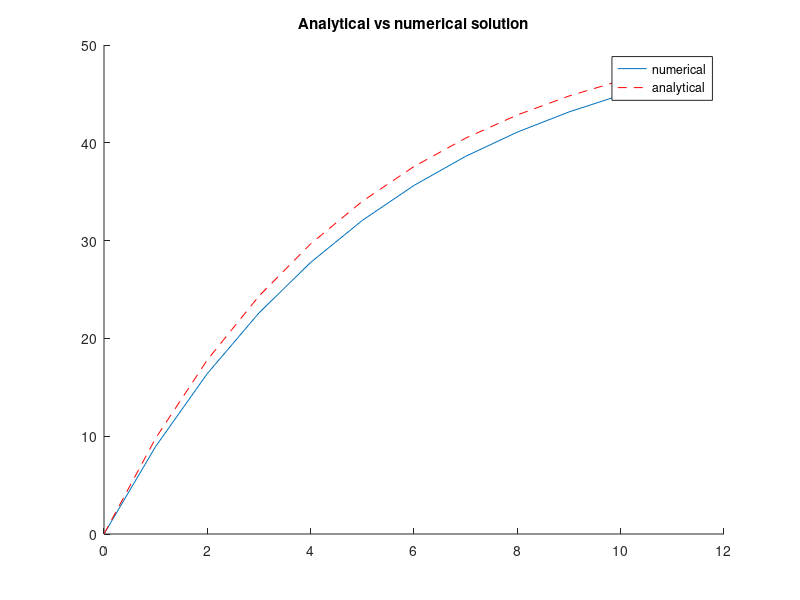

MATLAB code to generate this figure:
clear all
close all
clc
%Analytical solution
m=68.1;
c=12.5;
g=9.8;
ta=0:1:11;
va=(m*g/c)*(1-exp(-c/m*ta));
hold on
plot(ta,va)

%Numerical solution
v=0;
v=zeros(1,12);
for t=2:1:12
v(t)=(g-(c/m)*v(t-1))*1+v(t-1);
v(t)=v(t);
end
t=0:11;
plot(t,v,'r--')
title('Analytical vs numerical solution')
legend('numerical','analytical')
